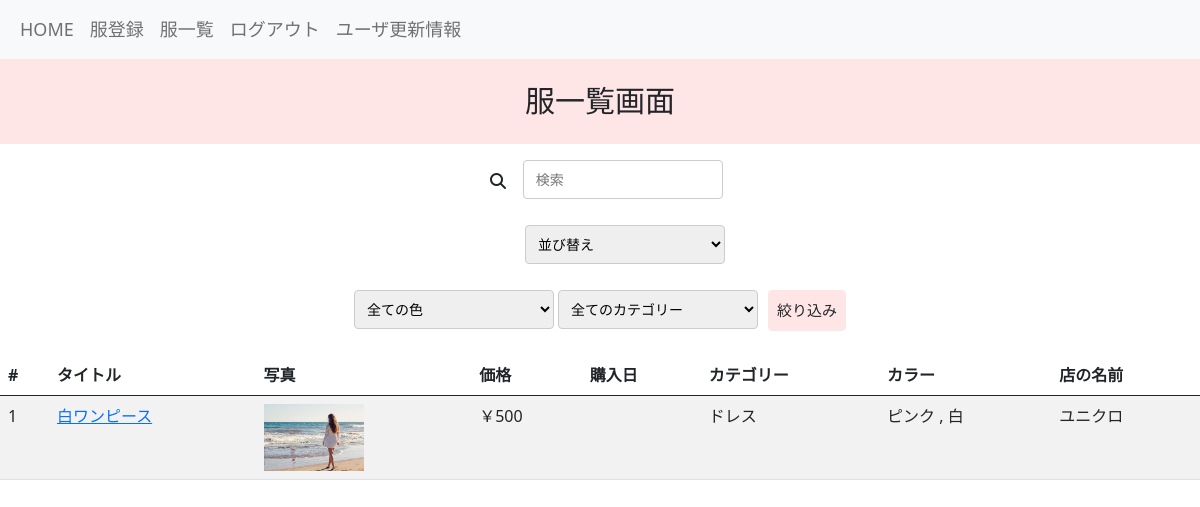
The page /boards/list_clothe (signed in) on the database its author committed.
### boards/models.py (models this page shows, shortened)
class Clothes(models.Model):
    title = models.CharField(max_length=255)
    picture = models.ImageField(upload_to='closet_project/media/', null=True, blank=True)
    price = models.IntegerField(default=0, null=True, blank=True)
    purchase_date = models.DateField(null=True,blank=True)
    user = models.ForeignKey(
        'accounts.Users', on_delete=models.CASCADE
    )
    category = models.ForeignKey(
        'Categories', on_delete=models.CASCADE
    )
    color = models.ManyToManyField(
        Colors, blank=True, through='Clothe_Colors', related_name='clothe'
    )
    store = models.CharField(max_length=255, default='')
    created_at = models.DateTimeField(auto_now_add=True)
    updated_at = models.DateTimeField(auto_now=True)
    objects = ClothesManager()
    class Meta:
        db_table = 'clothes'

class Categories(models.Model):
    BLOUSE = 'blouse'
    SHIRT = 'shirt'
    SWEAT = 'sweat'
    KNIT = 'knit'
    PANTS = 'pants'
    SKIRT = 'skirt'
    JACKET = 'jacket'
    CARDIGAN = 'cardigan'
    COAT = 'coat'
    DRESS = 'dress'
    SHOES = 'shoes'
    ACCESSORY = 'accessory'
    BAG = 'bag'
    category_name = models.CharField(max_length=255)
    created_at = models.DateTimeField(auto_now_add=True)
    updated_at = models.DateTimeField(auto_now=True)
    class Meta:
        db_table = 'categories'

class Colors(models.Model):
    PINK = 'pink'
    RED = 'red'
    ORANGE = 'orange'
    BROWN = 'brown'
    YELLOW = 'yellow'
    BLUE = 'blue'
    GREEN = 'green'
    BLACK = 'black'
    WHITE = 'white'
    color_name = models.CharField(max_length=10)
    created_at = models.DateTimeField(auto_now_add=True)
    updated_at = models.DateTimeField(auto_now=True)
    class Meta:
        db_table = 'colors'

### boards/views.py (the view)
# urls.py: path('list_clothe', views.list_clothe, name='list_clothe'),
@login_required
def list_clothe(request):
    sort_option = request.GET.get('sort', '')  # URL パラメーターからソートオプションを取得
    color = Colors.objects.all()
    category = Categories.objects.all()
    selected_color = request.GET.get('color')
    selected_category = request.GET.get('category')
    search_query = request.GET.get('search')
    clothe = Clothes.objects.filter(user=request.user)
    if selected_color:
        clothe = clothe.filter(color__color_name=selected_color)
    if selected_category:
        clothe = clothe.filter(category__category_name=selected_category)
    if search_query:
        clothe = clothe.filter(
            Q(title__icontains=search_query) |
            Q(store__icontains=search_query)
        )
    if sort_option == 'price_low':
        clothe = clothe.order_by('price')
    elif sort_option == 'price_high':
        clothe = clothe.order_by('-price')
    elif sort_option == 'date_new':
        clothe = clothe.order_by('-purchase_date')
    elif sort_option == 'date_old':
        clothe = clothe.order_by('purchase_date')
    return render(
        request, 'boards/list_clothe.html', context={
            'clothe': clothe,
            'color': color,
            'category': category,
            'selected_color': selected_color,
            'selected_category': selected_category,
            'search_query': search_query,
        }
    )

### templates/boards/list_clothe.html (shortened to what this page needs)
{% extends "base.html" %}
{% block content %}
<p class="custom-paragraph">服一覧画面</p>
<div class="row justify-content-center">
  <div class="col-md-8">
  <form id="searchForm" method="GET" class="text-center mb-3 form-element">
    <button type="submit" class="btn"><i class="fas fa-search"></i></button>
    <input type="text" name="search" id="search" placeholder=" 検索 ">
  </form>
  <form id="sortForm" method="GET" class="text-center mb-3 form-element">
    <select name="sort" id="sort" onchange="submitSortForm()">
      <option value="">並び替え</option>
    </select>
  </form>
  <form id="filterForm" method="GET" class="text-center mb-3 form-element">
    <select name="color" id="color">
        <option value="">全ての色</option>
    </select>
    <select name="category" id="category" >
        <option value="">全てのカテゴリー</option>
      <input type="submit" value="絞り込み" class="btn custom-btn">
    </select>
  </form>
  </div>
</div>
   <table class="table table-striped table-hover">
    <thead>
      <tr>
        <th>#</th>
        <th>タイトル</th>
        <th>写真</th>
        <th>価格</th>
        <th>購入日</th>
        <th>カテゴリー</th>
        <th>カラー</th>
        <th>店の名前</th>
      </tr>
    </thead>
    <tbody>
    {% for clothe in clothe %}
      <tr>
        <td>{{ forloop.counter }}</td>
        <td><a href="{% url 'boards:detail_clothe' pk=clothe.pk %}">{{ clothe.title }}</a></td>
        <td>
          {% if clothe.picture %}
          <img src="{{ clothe.picture.url }}" alt="{{ clothe.title }}" width="100">
          {% endif %}
        </td>
        <td>{{ "￥"|default_if_none:"" }}{{ clothe.price|default_if_none:"" }}</td>
        <td>{{ clothe.purchase_date|date:"Y年m月d日"|default_if_none:"" }}</td>
        <td>{{ clothe.category.category_name }}</td>
        <td>
          {% for color in clothe.color.all %}
            {{ color.color_name }}
            {% if not forloop.last %}, {% endif %}
          {% endfor %}
        </td>
        <td>{{ clothe.store }}</td>
      </tr>
        {% endfor %}
    </tbody>
  </table>
{% endblock %}

### static/css/style.css (style rules this page uses)
body { text-size-adjust: 100%; -webkit-text-size-adjust: 100%; }
.custom-paragraph { font-family: 'Arial', sans-serif; font-size: 30px; background-color: #ffe6e6; text-align: center; padding: 20px; line-height: 1.5; }
.custom-btn { background-color: #ffe6e6; border: 1px solid #ffe6e6; border-radius: 4px; padding: 8px; font-size: 15px; cursor: pointer; margin-left: 10px; }
#search { width: 200px; box-sizing: border-box; padding: 8px; font-size: 14px; border: 1px solid #ccc; border-radius: 4px; margin-bottom: 10px; }
#category, #color { width: 200px; box-sizing: border-box; padding: 8px; font-size: 14px; border: 1px solid #ccc; border-radius: 4px; margin-bottom: 10px; }
#sort { width: 200px; box-sizing: border-box; padding: 8px; font-size: 14px; border: 1px solid #ccc; border-radius: 4px; margin-bottom: 10px; margin-left: 50px; }

### rows shown on the page
Clothes: title "白ワンピース", picture (picture), value "￥", price "500", category.category_name "ドレス", store "ユニクロ"
Colors: color_name "ピンク"
Colors: color_name "白"
